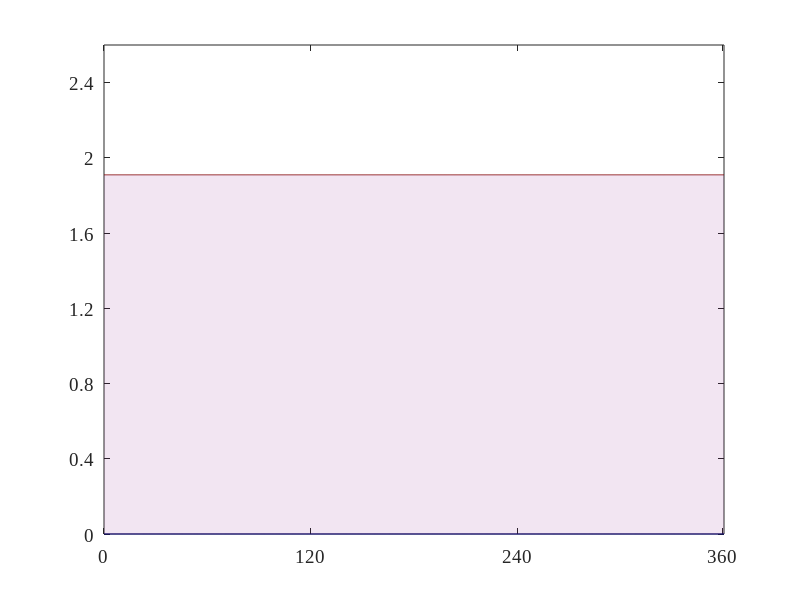

This chart was generated by the following MATLAB code: (Note: this script raises an error after producing the figure.)
dead_time=0.0;
m=0;
n=0;

theta_f1=0:0.001:2*pi;
D1=(1+m*sin(theta_f1)+(n/6)*sawtooth(3*theta_f1+pi/2,1/2))/2;
D1(D1<dead_time)=dead_time;
D1(D1>(1-dead_time))=1-dead_time;
S1=(2/pi)*sin(pi*(D1));


theta_f2=theta_f1-2*pi/3;
D2=(1+m*sin(theta_f2)+(n/6)*sawtooth(3*theta_f2+pi/2,1/2))/2;
D2(D2<dead_time)=dead_time;
D2(D2>(1-dead_time))=1-dead_time;
D2=(1+m*sin(theta_f2)+(n/6)*sawtooth(3*theta_f2+pi/2,1/2))/2;
S2=(2/pi)*sin(pi*(D2));

theta_f3=theta_f1+2*pi/3;
D3=(1+m*sin(theta_f3)+(n/6)*sawtooth(3*theta_f3+pi/2,1/2))/2;
D3(D3<dead_time)=dead_time;
D3(D3>(1-dead_time))=1-dead_time;
D3=(1+m*sin(theta_f3)+(n/6)*sawtooth(3*theta_f3+pi/2,1/2))/2;
S3=(2/pi)*sin(pi*(D3));


figure1 = figure('Position', [0 0 400 300]);
axes1 = axes('Parent',figure1);
hold(axes1,'on');
% plot(theta_f1*180/pi,S1,'r')
% hold on;
% plot(theta_f1*180/pi,S2,'b')
% hold on;
S=zeros(size(S1));
for i=1:length(S1)
    if (abs(S1(i)-S3(i))<S2(i)) && (S1(i)+S3(i)> S2(i))
    S(i)=0;
    elseif abs(S1(i)-S3(i))> S2(i)
%     S(i)=S1(i)-S2(i)-S3(i)-S2(i);   
%      S(i)= abs(S1(i)+S3(i))-abs(S2(i));
     S(i)= abs(S1(i)-S3(i))-S2(i);
   
    elseif (S1(i)+S3(i)< S2(i))    
%        S(i)= abs(S1(i)-S3(i))-abs(S2(i));
        S(i)= -abs(S1(i)+S3(i))+S2(i);
%         S(i)=0;
    end

end

plot(theta_f1*180/pi,S,'color',[0 0 0.5])
hold on;
% plot(theta_f1*180/pi,-abs(S1+S2)+abs(S3-S2),'b')
hold on;
plot(theta_f1*180/pi,abs(S1+S2+S3),'color',[0.5 0 0])

x = min(abs(S1+S2+S3))*ones(size(theta_f1));
% y=max(abs(S1-S2)-abs(S3+S2))*ones(size(theta_f1));
y=max(S)*ones(size(theta_f1));

patch('Parent',axes1, 'XData', [theta_f1*180/pi fliplr(theta_f1*180/pi)],'YData', [x fliplr(y)],'FaceColor',[0.5 0 0.5],...
    'EdgeColor','none','FaceAlpha',0.1)

box(axes1,'on');
hold(axes1,'off');

xlim([0 360])
ylim([0 2.6])

set(axes1,'XTick',[0 120 240 359], ...
    'XTickLabel',{'0','120','240','360'}, ...
    'YTick',[0 0.4 0.8 1.2 1.6 2 2.4], ...
    'YTickLabel',{'0','0.4','0.8','1.2','1.6','2','2.4'}, ...
    'FontName','TimesNewRoman','FontSize',14);

legend1 = legend(axes1,'show',{'Minimum','Maximum'},'interpreter','Latex','FontName','TimesNewRoman','FontSize',10);
set(legend1,...
    'Location','Best',...
    'EdgeColor','none',...
    'Color','white');

ylabel({'$\hat {S_{ABC}}_{f_s}$'},'interpreter','latex','FontName','Times New Roman',...
    'FontSize',18);

% Create xlabel
xlabel('Fundamental Phase ($^o$)','interpreter','latex','FontName','Times New Roman',...
    'FontSize',15);
